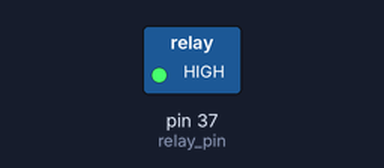
A program run on a simulated Raspberry Pi (header pin numbers). Parts: switched loads named in the program (green lamp = pin HIGH). At 0.5 s the program stops and its outputs stay as they are.

Above: at 0.1 s.
At 0.6 s:
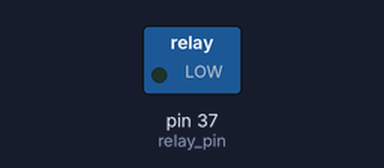
Timing chart, 0 to 2.0 s (numbered marks = the images above):
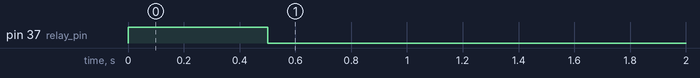

The program:

gateAction.py
```python
#!/usr/bin/env python3

# Import libraries.
import RPi.GPIO as GPIO
import time

# Variable declaration.
relay_pin = 37
activation_time = .5

# GPIO configuration.
GPIO.setmode(GPIO.BOARD)
GPIO.setup(relay_pin, GPIO.OUT)

# Activation of the relay.
GPIO.output(relay_pin,GPIO.HIGH)
time.sleep(activation_time)
GPIO.output(relay_pin,GPIO.LOW)
GPIO.cleanup()
```

Measured:
- by itself, pin 37 (relay_pin): LOW → HIGH at 0.00 s, → LOW 0.50 s later
